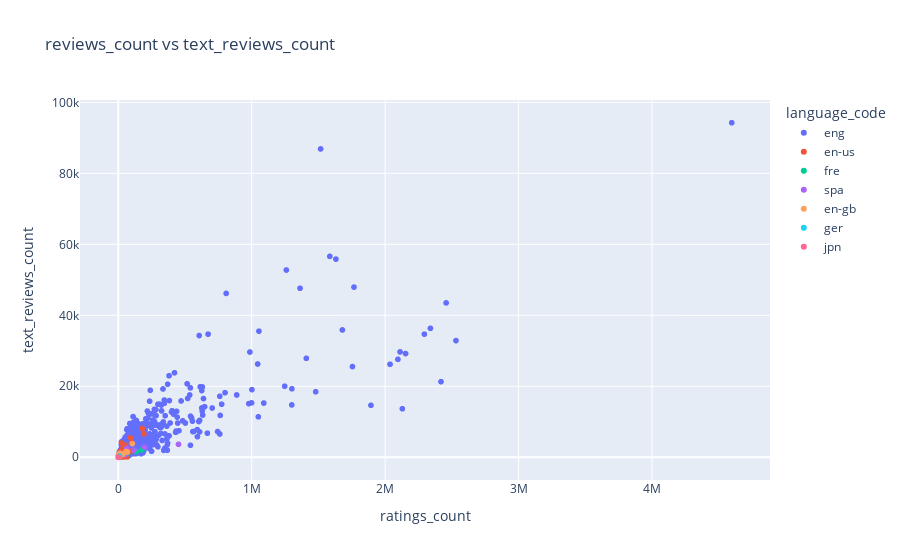

The code cell stored with this chart in its notebook:
### Markdown cell above
<p> From the outputs above, we would like to have a scatter plot to see the relationship between the number of ratings and text reviews a book receives. </p>

### Code cell
px.scatter(data_frame=books,x='ratings_count',y='text_reviews_count',color='language_code',title='reviews_count vs text_reviews_count')

### Figure 1 — Plotly figure (JSON) as saved in the notebook; plotly's stock layout.template omitted (floating-point values rounded to 4 significant figures; data arrays with more than 128 entries replaced by an {"elided": "..."} marker saying what was removed)
{"data": [{"hovertemplate": "language_code=eng<br>ratings_count=%{x}<br>text_reviews_count=%{y}<extra></extra>", "legendgroup": "eng", "marker": {"color": "#636efa", "symbol": "circle"}, "mode": "markers", "name": "eng", "showlegend": true, "type": "scattergl", "x": {"elided": "8911 int values"}, "xaxis": "x", "y": {"elided": "8911 int values"}, "yaxis": "y"}, {"hovertemplate": "language_code=en-us<br>ratings_count=%{x}<br>text_reviews_count=%{y}<extra></extra>", "legendgroup": "en-us", "marker": {"color": "#EF553B", "symbol": "circle"}, "mode": "markers", "name": "en-us", "showlegend": true, "type": "scattergl", "x": {"elided": "1409 int values"}, "xaxis": "x", "y": {"elided": "1409 int values"}, "yaxis": "y"}, {"hovertemplate": "language_code=fre<br>ratings_count=%{x}<br>text_reviews_count=%{y}<extra></extra>", "legendgroup": "fre", "marker": {"color": "#00cc96", "symbol": "circle"}, "mode": "markers", "name": "fre", "showlegend": true, "type": "scattergl", "x": {"elided": "144 int values"}, "xaxis": "x", "y": {"elided": "144 int values"}, "yaxis": "y"}, {"hovertemplate": "language_code=spa<br>ratings_count=%{x}<br>text_reviews_count=%{y}<extra></extra>", "legendgroup": "spa", "marker": {"color": "#ab63fa", "symbol": "circle"}, "mode": "markers", "name": "spa", "showlegend": true, "type": "scattergl", "x": {"elided": "218 int values"}, "xaxis": "x", "y": {"elided": "218 int values"}, "yaxis": "y"}, {"hovertemplate": "language_code=en-gb<br>ratings_count=%{x}<br>text_reviews_count=%{y}<extra></extra>", "legendgroup": "en-gb", "marker": {"color": "#FFA15A", "symbol": "circle"}, "mode": "markers", "name": "en-gb", "showlegend": true, "type": "scattergl", "x": {"elided": "214 int values"}, "xaxis": "x", "y": {"elided": "214 int values"}, "yaxis": "y"}, {"hovertemplate": "language_code=ger<br>ratings_count=%{x}<br>text_reviews_count=%{y}<extra></extra>", "legendgroup": "ger", "marker": {"color": "#19d3f3", "symbol": "circle"}, "mode": "markers", "name": "ger", "showlegend": true, "type": "scattergl", "x": [6, 9674, 0, 9, 141, 6, 11, 256, 11, 2, 6, 2, 65, 59, 3, 22, 134, 2, 1254, 4, 37, 1806, 44, 27, 314, 3, 301, 24, 2, 1, 14, 33, 7, 23, 1, 427, 8, 14, 7, 1, 6, 8, 7, 22, 1, 432, 2, 61, 39, 9, 16, 59, 11, 16, 38, 71, 4, 16, 6, 2, 46, 0, 61, 2, 1, 5, 22, 13, 5, 13, 2, 103, 39, 46, 1, 15, 0, 2, 5, 67, 5420, 1, 24, 343, 450, 38, 8, 39, 26, 313, 30, 2, 1, 26, 39, 2, 5, 8, 428], "xaxis": "x", "y": [1, 343, 0, 0, 11, 0, 1, 16, 3, 2, 1, 1, 7, 4, 0, 2, 5, 0, 63, 0, 5, 27, 2, 1, 14, 0, 19, 2, 0, 0, 0, 6, 2, 3, 0, 23, 2, 0, 2, 0, 0, 0, 0, 0, 0, 26, 0, 5, 4, 0, 2, 0, 2, 1, 1, 6, 2, 1, 2, 0, 0, 0, 0, 0, 0, 0, 0, 0, 0, 1, 0, 4, 2, 4, 0, 1, 0, 1, 0, 4, 81, 1, 1, 15, 32, 2, 1, 1, 1, 8, 2, 0, 0, 5, 4, 0, 0, 0, 24], "yaxis": "y"}, {"hovertemplate": "language_code=jpn<br>ratings_count=%{x}<br>text_reviews_count=%{y}<extra></extra>", "legendgroup": "jpn", "marker": {"color": "#FF6692", "symbol": "circle"}, "mode": "markers", "name": "jpn", "showlegend": true, "type": "scattergl", "x": [227, 452, 400, 41, 19, 6, 5, 7, 5, 4, 275, 61, 9, 289, 11, 331, 282, 8, 9, 329, 9, 6, 16, 15, 11, 12, 15, 13, 11, 13, 14, 13, 15, 41, 12, 0, 2, 2, 2, 6, 56, 20, 20, 22, 22, 4], "xaxis": "x", "y": [38, 13, 11, 3, 0, 2, 1, 1, 2, 0, 7, 5, 2, 8, 2, 6, 7, 2, 2, 5, 2, 0, 0, 0, 1, 1, 0, 1, 1, 0, 1, 1, 0, 3, 1, 0, 0, 0, 0, 0, 10, 2, 1, 2, 1, 0], "yaxis": "y"}], "layout": {"legend": {"title": {"text": "language_code"}, "tracegroupgap": 0}, "title": {"text": "reviews_count vs text_reviews_count"}, "xaxis": {"anchor": "y", "domain": [0, 1], "title": {"text": "ratings_count"}}, "yaxis": {"anchor": "x", "domain": [0, 1], "title": {"text": "text_reviews_count"}}}}
